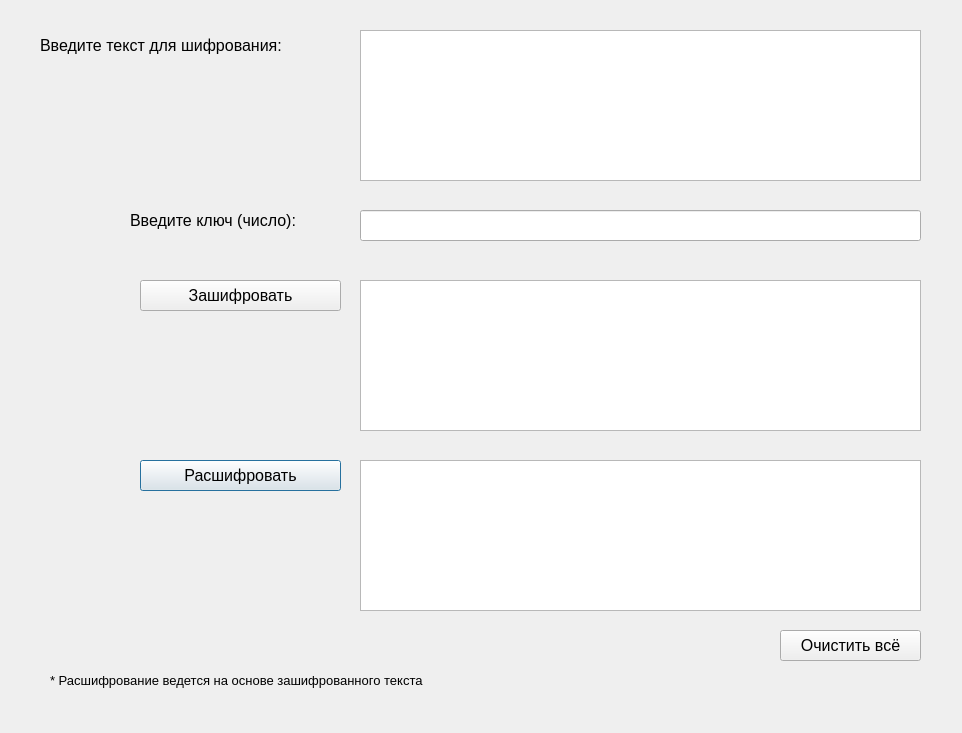
<?xml version="1.0" encoding="UTF-8"?>
<ui version="4.0">
 <class>Dialog6</class>
 <widget class="QDialog" name="Dialog6">
  <property name="geometry">
   <rect>
    <x>0</x>
    <y>0</y>
    <width>962</width>
    <height>733</height>
   </rect>
  </property>
  <property name="minimumSize">
   <size>
    <width>962</width>
    <height>733</height>
   </size>
  </property>
  <property name="maximumSize">
   <size>
    <width>962</width>
    <height>733</height>
   </size>
  </property>
  <property name="windowTitle">
   <string>Шифр Гронсфельда</string>
  </property>
  <widget class="QPlainTextEdit" name="rez_decr">
   <property name="geometry">
    <rect>
     <x>360</x>
     <y>460</y>
     <width>561</width>
     <height>151</height>
    </rect>
   </property>
   <property name="font">
    <font>
     <family>Arial</family>
     <pointsize>12</pointsize>
    </font>
   </property>
   <property name="readOnly">
    <bool>true</bool>
   </property>
  </widget>
  <widget class="QPlainTextEdit" name="slova">
   <property name="geometry">
    <rect>
     <x>360</x>
     <y>30</y>
     <width>561</width>
     <height>151</height>
    </rect>
   </property>
   <property name="font">
    <font>
     <family>Arial</family>
     <pointsize>12</pointsize>
    </font>
   </property>
  </widget>
  <widget class="QPushButton" name="but_decr">
   <property name="geometry">
    <rect>
     <x>140</x>
     <y>460</y>
     <width>201</width>
     <height>31</height>
    </rect>
   </property>
   <property name="font">
    <font>
     <family>Arial</family>
     <pointsize>12</pointsize>
    </font>
   </property>
   <property name="text">
    <string>Расшифровать</string>
   </property>
  </widget>
  <widget class="QLabel" name="label_2">
   <property name="geometry">
    <rect>
     <x>40</x>
     <y>30</y>
     <width>301</width>
     <height>31</height>
    </rect>
   </property>
   <property name="font">
    <font>
     <family>Arial</family>
     <pointsize>12</pointsize>
    </font>
   </property>
   <property name="text">
    <string>Введите текст для шифрования:</string>
   </property>
  </widget>
  <widget class="QLineEdit" name="key">
   <property name="geometry">
    <rect>
     <x>360</x>
     <y>210</y>
     <width>561</width>
     <height>31</height>
    </rect>
   </property>
   <property name="font">
    <font>
     <family>Arial</family>
     <pointsize>12</pointsize>
    </font>
   </property>
  </widget>
  <widget class="QPushButton" name="but_encr">
   <property name="geometry">
    <rect>
     <x>140</x>
     <y>280</y>
     <width>201</width>
     <height>31</height>
    </rect>
   </property>
   <property name="font">
    <font>
     <family>Arial</family>
     <pointsize>12</pointsize>
    </font>
   </property>
   <property name="text">
    <string>Зашифровать</string>
   </property>
  </widget>
  <widget class="QPushButton" name="but_clear">
   <property name="geometry">
    <rect>
     <x>780</x>
     <y>630</y>
     <width>141</width>
     <height>31</height>
    </rect>
   </property>
   <property name="font">
    <font>
     <family>Arial</family>
     <pointsize>12</pointsize>
    </font>
   </property>
   <property name="text">
    <string>Очистить всё</string>
   </property>
  </widget>
  <widget class="QLabel" name="label">
   <property name="geometry">
    <rect>
     <x>130</x>
     <y>200</y>
     <width>211</width>
     <height>41</height>
    </rect>
   </property>
   <property name="font">
    <font>
     <family>Arial</family>
     <pointsize>12</pointsize>
    </font>
   </property>
   <property name="text">
    <string>Введите ключ (число):</string>
   </property>
  </widget>
  <widget class="QPlainTextEdit" name="rez_encr">
   <property name="enabled">
    <bool>true</bool>
   </property>
   <property name="geometry">
    <rect>
     <x>360</x>
     <y>280</y>
     <width>561</width>
     <height>151</height>
    </rect>
   </property>
   <property name="font">
    <font>
     <family>Arial</family>
     <pointsize>12</pointsize>
    </font>
   </property>
   <property name="readOnly">
    <bool>true</bool>
   </property>
  </widget>
  <widget class="QLabel" name="label_3">
   <property name="geometry">
    <rect>
     <x>50</x>
     <y>660</y>
     <width>481</width>
     <height>41</height>
    </rect>
   </property>
   <property name="font">
    <font>
     <family>Arial</family>
     <pointsize>10</pointsize>
    </font>
   </property>
   <property name="text">
    <string>* Расшифрование ведется на основе зашифрованного текста</string>
   </property>
  </widget>
 </widget>
 <resources/>
 <connections/>
</ui>
